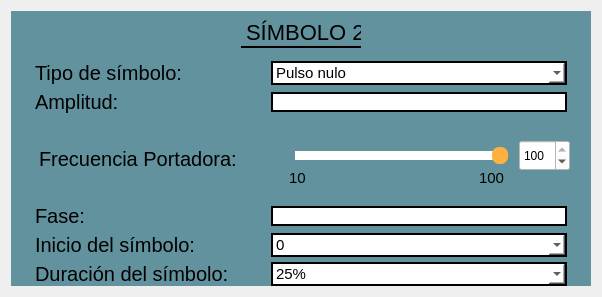
                <widget class="QWidget" name="tab_3">
                 <attribute name="title">
                  <string>s2</string>
                 </attribute>
                 <layout class="QGridLayout" name="gridLayout_104">
                  <item row="0" column="0">
                   <widget class="QFrame" name="frame_13">
                    <property name="minimumSize">
                     <size>
                      <width>580</width>
                      <height>0</height>
                     </size>
                    </property>
                    <property name="styleSheet">
                     <string notr="true">QFrame{
background-color: rgb(98, 146, 158);
border: none;
}

QLabel{
font-size: 20px
}</string>
                    </property>
                    <property name="frameShape">
                     <enum>QFrame::StyledPanel</enum>
                    </property>
                    <property name="frameShadow">
                     <enum>QFrame::Raised</enum>
                    </property>
                    <layout class="QGridLayout" name="gridLayout_96">
                     <property name="topMargin">
                      <number>0</number>
                     </property>
                     <property name="bottomMargin">
                      <number>0</number>
                     </property>
                     <property name="spacing">
                      <number>5</number>
                     </property>
                     <item row="0" column="0">
                      <widget class="QFrame" name="frame_79">
                       <property name="minimumSize">
                        <size>
                         <width>135</width>
                         <height>45</height>
                        </size>
                       </property>
                       <property name="maximumSize">
                        <size>
                         <width>16777215</width>
                         <height>45</height>
                        </size>
                       </property>
                       <property name="frameShape">
                        <enum>QFrame::StyledPanel</enum>
                       </property>
                       <property name="frameShadow">
                        <enum>QFrame::Raised</enum>
                       </property>
                       <layout class="QGridLayout" name="gridLayout_97">
                        <property name="leftMargin">
                         <number>0</number>
                        </property>
                        <property name="topMargin">
                         <number>0</number>
                        </property>
                        <property name="rightMargin">
                         <number>0</number>
                        </property>
                        <property name="bottomMargin">
                         <number>0</number>
                        </property>
                        <item row="0" column="0">
                         <widget class="QLabel" name="label_86">
                          <property name="maximumSize">
                           <size>
                            <width>120</width>
                            <height>30</height>
                           </size>
                          </property>
                          <property name="font">
                           <font>
                            <family>Microsoft Sans Serif</family>
                            <pointsize>-1</pointsize>
                           </font>
                          </property>
                          <property name="styleSheet">
                           <string notr="true">QLabel{
qproperty-alignment: AlignCenter;
font-style: bold;
font-size: 22px;
color: black;
border-bottom: 2px solid black;
}</string>
                          </property>
                          <property name="text">
                           <string>SÍMBOLO 2</string>
                          </property>
                         </widget>
                        </item>
                       </layout>
                      </widget>
                     </item>
                     <item row="4" column="0">
                      <widget class="QFrame" name="frame_84">
                       <property name="maximumSize">
                        <size>
                         <width>550</width>
                         <height>35</height>
                        </size>
                       </property>
                       <property name="styleSheet">
                        <string notr="true">QFrame{
border: none;
background-color: transparent;
}</string>
                       </property>
                       <property name="frameShape">
                        <enum>QFrame::StyledPanel</enum>
                       </property>
                       <property name="frameShadow">
                        <enum>QFrame::Raised</enum>
                       </property>
                       <layout class="QGridLayout" name="gridLayout_101">
                        <property name="topMargin">
                         <number>0</number>
                        </property>
                        <property name="bottomMargin">
                         <number>0</number>
                        </property>
                        <item row="0" column="0">
                         <widget class="QLabel" name="label_94">
                          <property name="minimumSize">
                           <size>
                            <width>230</width>
                            <height>0</height>
                           </size>
                          </property>
                          <property name="maximumSize">
                           <size>
                            <width>230</width>
                            <height>16777215</height>
                           </size>
                          </property>
                          <property name="text">
                           <string>Fase:</string>
                          </property>
                         </widget>
                        </item>
                        <item row="0" column="1">
                         <widget class="QLineEdit" name="leFaseS2">
                          <property name="styleSheet">
                           <string notr="true">QLineEdit{
background-color: white;
border: 2px solid black;
font-color: black
}</string>
                          </property>
                          <property name="text">
                           <string/>
                          </property>
                         </widget>
                        </item>
                       </layout>
                      </widget>
                     </item>
                     <item row="5" column="0">
                      <widget class="QFrame" name="frame_85">
                       <property name="maximumSize">
                        <size>
                         <width>550</width>
                         <height>35</height>
                        </size>
                       </property>
                       <property name="styleSheet">
                        <string notr="true">QFrame{
border: none;
background-color: transparent;
}</string>
                       </property>
                       <property name="frameShape">
                        <enum>QFrame::StyledPanel</enum>
                       </property>
                       <property name="frameShadow">
                        <enum>QFrame::Raised</enum>
                       </property>
                       <layout class="QGridLayout" name="gridLayout_102">
                        <property name="topMargin">
                         <number>0</number>
                        </property>
                        <property name="bottomMargin">
                         <number>0</number>
                        </property>
                        <item row="0" column="0">
                         <widget class="QLabel" name="label_70">
                          <property name="minimumSize">
                           <size>
                            <width>230</width>
                            <height>0</height>
                           </size>
                          </property>
                          <property name="maximumSize">
                           <size>
                            <width>230</width>
                            <height>16777215</height>
                           </size>
                          </property>
                          <property name="text">
                           <string>Inicio del símbolo:</string>
                          </property>
                         </widget>
                        </item>
                        <item row="0" column="1">
                         <widget class="QComboBox" name="cbT1S2">
                          <property name="styleSheet">
                           <string notr="true">QComboBox{
	background-color: rgb(204, 204, 255);
	background: white;
	color: black;
	border: 2px solid black;
	font-size: 15px;
	qproperty-alignment: AlignCenter;
}


</string>
                          </property>
                          <item>
                           <property name="text">
                            <string>0</string>
                           </property>
                          </item>
                          <item>
                           <property name="text">
                            <string>0.25 tsimb</string>
                           </property>
                          </item>
                          <item>
                           <property name="text">
                            <string>0.5 tsimb</string>
                           </property>
                          </item>
                          <item>
                           <property name="text">
                            <string>0.75 tsimb</string>
                           </property>
                          </item>
                         </widget>
                        </item>
                       </layout>
                      </widget>
                     </item>
                     <item row="6" column="0">
                      <widget class="QFrame" name="frame_86">
                       <property name="maximumSize">
                        <size>
                         <width>550</width>
                         <height>35</height>
                        </size>
                       </property>
                       <property name="styleSheet">
                        <string notr="true">QFrame{
border: none;
background-color: transparent;
}</string>
                       </property>
                       <property name="frameShape">
                        <enum>QFrame::StyledPanel</enum>
                       </property>
                       <property name="frameShadow">
                        <enum>QFrame::Raised</enum>
                       </property>
                       <layout class="QGridLayout" name="gridLayout_103">
                        <property name="topMargin">
                         <number>0</number>
                        </property>
                        <property name="bottomMargin">
                         <number>0</number>
                        </property>
                        <item row="0" column="0">
                         <widget class="QLabel" name="label_88">
                          <property name="minimumSize">
                           <size>
                            <width>230</width>
                            <height>0</height>
                           </size>
                          </property>
                          <property name="maximumSize">
                           <size>
                            <width>230</width>
                            <height>16777215</height>
                           </size>
                          </property>
                          <property name="text">
                           <string>Duración del símbolo:</string>
                          </property>
                         </widget>
                        </item>
                        <item row="0" column="1">
                         <widget class="QComboBox" name="cbT2S2">
                          <property name="styleSheet">
                           <string notr="true">QComboBox{
	background-color: rgb(204, 204, 255);
	background: white;
	color: black;
	border: 2px solid black;
	font-size: 15px;
	qproperty-alignment: AlignCenter;
}


</string>
                          </property>
                          <item>
                           <property name="text">
                            <string>25%</string>
                           </property>
                          </item>
                          <item>
                           <property name="text">
                            <string>50%</string>
                           </property>
                          </item>
                          <item>
                           <property name="text">
                            <string>75%</string>
                           </property>
                          </item>
                         </widget>
                        </item>
                       </layout>
                      </widget>
                     </item>
                     <item row="1" column="0">
                      <widget class="QFrame" name="frame_80">
                       <property name="maximumSize">
                        <size>
                         <width>550</width>
                         <height>35</height>
                        </size>
                       </property>
                       <property name="styleSheet">
                        <string notr="true">QFrame{
border: none;
background-color: transparent;
}</string>
                       </property>
                       <property name="frameShape">
                        <enum>QFrame::StyledPanel</enum>
                       </property>
                       <property name="frameShadow">
                        <enum>QFrame::Raised</enum>
                       </property>
                       <layout class="QGridLayout" name="gridLayout_98">
                        <property name="topMargin">
                         <number>0</number>
                        </property>
                        <property name="bottomMargin">
                         <number>0</number>
                        </property>
                        <item row="0" column="0">
                         <widget class="QLabel" name="label_66">
                          <property name="minimumSize">
                           <size>
                            <width>230</width>
                            <height>0</height>
                           </size>
                          </property>
                          <property name="maximumSize">
                           <size>
                            <width>230</width>
                            <height>30</height>
                           </size>
                          </property>
                          <property name="text">
                           <string>Tipo de símbolo:</string>
                          </property>
                         </widget>
                        </item>
                        <item row="0" column="1">
                         <widget class="QComboBox" name="cbSimb2">
                          <property name="styleSheet">
                           <string notr="true">QComboBox{
	background: white;
	color: black;
	border: 2px solid black;
	font-size: 15px;
}

QComboBox:editable{
	background: none;
}


QComboBox:drop-down{
	background: none;
}

QComboBox:hover{
	background: none;
}


</string>
                          </property>
                          <item>
                           <property name="text">
                            <string>Pulso nulo</string>
                           </property>
                          </item>
                          <item>
                           <property name="text">
                            <string>Pulso</string>
                           </property>
                          </item>
                          <item>
                           <property name="text">
                            <string>Medio pulso</string>
                           </property>
                          </item>
                          <item>
                           <property name="text">
                            <string>Manchester</string>
                           </property>
                          </item>
                          <item>
                           <property name="text">
                            <string>Coseno</string>
                           </property>
                          </item>
                          <item>
                           <property name="text">
                            <string>Pulso de duración variable</string>
                           </property>
                          </item>
                          <item>
                           <property name="text">
                            <string>Coseno de duración variable</string>
                           </property>
                          </item>
                         </widget>
                        </item>
                       </layout>
                      </widget>
                     </item>
                     <item row="2" column="0">
                      <widget class="QFrame" name="frame_81">
                       <property name="maximumSize">
                        <size>
                         <width>550</width>
                         <height>35</height>
                        </size>
                       </property>
                       <property name="styleSheet">
                        <string notr="true">QFrame{
border: none;
background-color: transparent;
}</string>
                       </property>
                       <property name="frameShape">
                        <enum>QFrame::StyledPanel</enum>
                       </property>
                       <property name="frameShadow">
                        <enum>QFrame::Raised</enum>
                       </property>
                       <layout class="QGridLayout" name="gridLayout_99">
                        <property name="topMargin">
                         <number>0</number>
                        </property>
                        <property name="bottomMargin">
                         <number>0</number>
                        </property>
                        <item row="0" column="0">
                         <widget class="QLabel" name="label_60">
                          <property name="minimumSize">
                           <size>
                            <width>230</width>
                            <height>0</height>
                           </size>
                          </property>
                          <property name="maximumSize">
                           <size>
                            <width>230</width>
                            <height>16777215</height>
                           </size>
                          </property>
                          <property name="text">
                           <string>Amplitud:</string>
                          </property>
                         </widget>
                        </item>
                        <item row="0" column="1">
                         <widget class="QLineEdit" name="leAmpS2">
                          <property name="styleSheet">
                           <string notr="true">QLineEdit{
background-color: white;
border: 2px solid black;
font-color: black
}</string>
                          </property>
                          <property name="text">
                           <string/>
                          </property>
                         </widget>
                        </item>
                       </layout>
                      </widget>
                     </item>
                     <item row="3" column="0">
                      <widget class="QFrame" name="frame_82">
                       <property name="minimumSize">
                        <size>
                         <width>550</width>
                         <height>80</height>
                        </size>
                       </property>
                       <property name="maximumSize">
                        <size>
                         <width>550</width>
                         <height>80</height>
                        </size>
                       </property>
                       <property name="styleSheet">
                        <string notr="true">QFrame{
border: none;
background-color: transparent;
}</string>
                       </property>
                       <property name="frameShape">
                        <enum>QFrame::StyledPanel</enum>
                       </property>
                       <property name="frameShadow">
                        <enum>QFrame::Raised</enum>
                       </property>
                       <layout class="QGridLayout" name="gridLayout_100">
                        <property name="topMargin">
                         <number>0</number>
                        </property>
                        <property name="rightMargin">
                         <number>0</number>
                        </property>
                        <property name="bottomMargin">
                         <number>0</number>
                        </property>
                        <item row="0" column="0">
                         <widget class="QLabel" name="label_67">
                          <property name="minimumSize">
                           <size>
                            <width>230</width>
                            <height>0</height>
                           </size>
                          </property>
                          <property name="maximumSize">
                           <size>
                            <width>230</width>
                            <height>16777215</height>
                           </size>
                          </property>
                          <property name="text">
                           <string>Frecuencia Portadora:</string>
                          </property>
                         </widget>
                        </item>
                        <item row="0" column="1">
                         <widget class="QFrame" name="frame_83">
                          <property name="maximumSize">
                           <size>
                            <width>292</width>
                            <height>58</height>
                           </size>
                          </property>
                          <property name="styleSheet">
                           <string notr="true">QFrame{
border: none;
background-color: transparent;
}</string>
                          </property>
                          <property name="frameShape">
                           <enum>QFrame::StyledPanel</enum>
                          </property>
                          <property name="frameShadow">
                           <enum>QFrame::Raised</enum>
                          </property>
                          <widget class="QSlider" name="hsFreqS2">
                           <property name="geometry">
                            <rect>
                             <x>10</x>
                             <y>10</y>
                             <width>221</width>
                             <height>31</height>
                            </rect>
                           </property>
                           <property name="styleSheet">
                            <string notr="true">QSlider 
{
    background-color: transparent;
    padding: 2px;

}

QSlider::groove:horizontal 
{
	subcontrol-origin: content;
	background-color: transparent;
	height: 17px;

}

QSlider::handle:horizontal 
{
    background-color: rgb(255, 177, 64);
    width: 16px;
    border-radius: 7px;

}

QSlider::sub-page:horizontal 
{
    background-color: white;
    margin: 4px;
    border-radius: 5px;

}

QSlider::add-page:horizontal 
{
    background-color: white;
    margin: 4px;
    border-radius: 5px;

}




</string>
                           </property>
                           <property name="minimum">
                            <number>10</number>
                           </property>
                           <property name="maximum">
                            <number>100</number>
                           </property>
                           <property name="value">
                            <number>100</number>
                           </property>
                           <property name="orientation">
                            <enum>Qt::Horizontal</enum>
                           </property>
                          </widget>
                          <widget class="QLabel" name="label_84">
                           <property name="geometry">
                            <rect>
                             <x>10</x>
                             <y>40</y>
                             <width>21</width>
                             <height>16</height>
                            </rect>
                           </property>
                           <property name="styleSheet">
                            <string notr="true">QLabel{
font-size: 15px;
qproperty-alignment: AlignCenter;
}</string>
                           </property>
                           <property name="text">
                            <string>10</string>
                           </property>
                          </widget>
                          <widget class="QLabel" name="label_87">
                           <property name="geometry">
                            <rect>
                             <x>200</x>
                             <y>40</y>
                             <width>31</width>
                             <height>16</height>
                            </rect>
                           </property>
                           <property name="styleSheet">
                            <string notr="true">QLabel{
font-size: 15px;
qproperty-alignment: AlignCenter;
}</string>
                           </property>
                           <property name="text">
                            <string>100</string>
                           </property>
                          </widget>
                          <widget class="QSpinBox" name="sbFreqS2">
                           <property name="geometry">
                            <rect>
                             <x>240</x>
                             <y>10</y>
                             <width>51</width>
                             <height>31</height>
                            </rect>
                           </property>
                           <property name="styleSheet">
                            <string notr="true">QSpinBox{
background-color: white;
qproperty-alignment: AlignCenter;
}</string>
                           </property>
                           <property name="minimum">
                            <number>10</number>
                           </property>
                           <property name="maximum">
                            <number>100</number>
                           </property>
                           <property name="value">
                            <number>100</number>
                           </property>
                          </widget>
                         </widget>
                        </item>
                       </layout>
                      </widget>
                     </item>
                    </layout>
                   </widget>
                  </item>
                 </layout>
                </widget>
